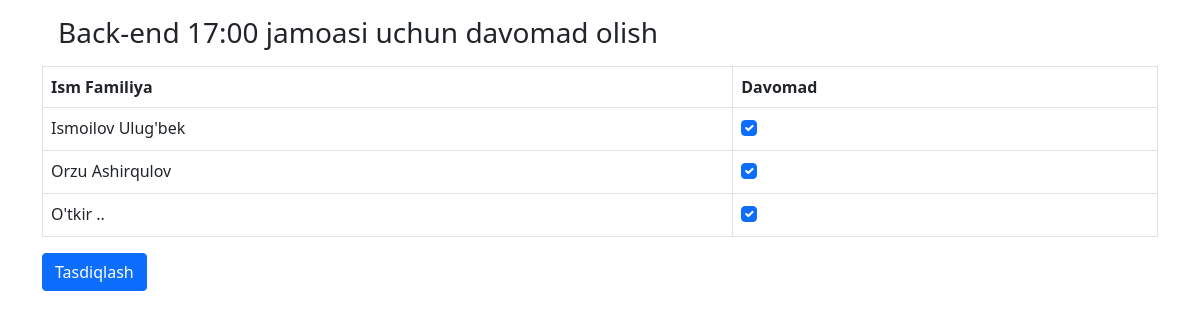
The app's page /1/attendance/take/ with its own data.
### main/models.py (models this page shows, shortened)
class Team(models.Model):
    name = models.CharField(max_length=50)

class Worker(models.Model):
    first_name = models.CharField(max_length=50)
    last_name = models.CharField(max_length=50)
    position = models.CharField(max_length=70)
    team = models.ForeignKey(Team, on_delete=models.CASCADE, related_name="workers")

### main/views.py (the view, shortened to what this page needs)
# urls.py: path('<int:team_id>/attendance/take/', attendance_take, name='take'),
def attendance_take(request, team_id):
    team = Team.objects.get(id=team_id)
    today = date.today()
    return render(request, 'take.html', {"team":team})

### templates/take.html (shortened to what this page needs)
{% extends "base.html" %}
{% block content %}
    <div class="container mt-3">
        <div class=" mt-3 ">
            <h3 class="m-3" >{{team.name}} jamoasi uchun davomad olish</h3>
            <form  method="post"> {% csrf_token %}
            <table class="table table-bordered">
                <thead>
                  <tr>
                    <th scope="col">Ism Familiya</th>
                    <th scope="col" >Davomad</th>
                  </tr>
                </thead>
                <tbody>
                    {% for worker in team.workers.all  %}
                  <tr>
                    <td>{{worker.first_name}} {{worker.last_name}}</td>
                    <td>
                        <div class="form-check">
                            <input name="is_attended_{{worker.id}}" class="form-check-input" type="checkbox"  id="flexCheckChecked" checked>
                        </div>
                    </td>
                  </tr>
                  {% endfor %}
                </tbody>
              </table>
            <button class="btn btn-primary"  type="submit">Tasdiqlash</button>
            </form>
        </div>
    </div>
{% endblock content %}

### records on screen
Team: name "Back-end 17:00"
Worker: first_name "Ismoilov", last_name "Ulug'bek"
Worker: first_name "Orzu", last_name "Ashirqulov"
Worker: first_name "O'tkir", last_name ".."
